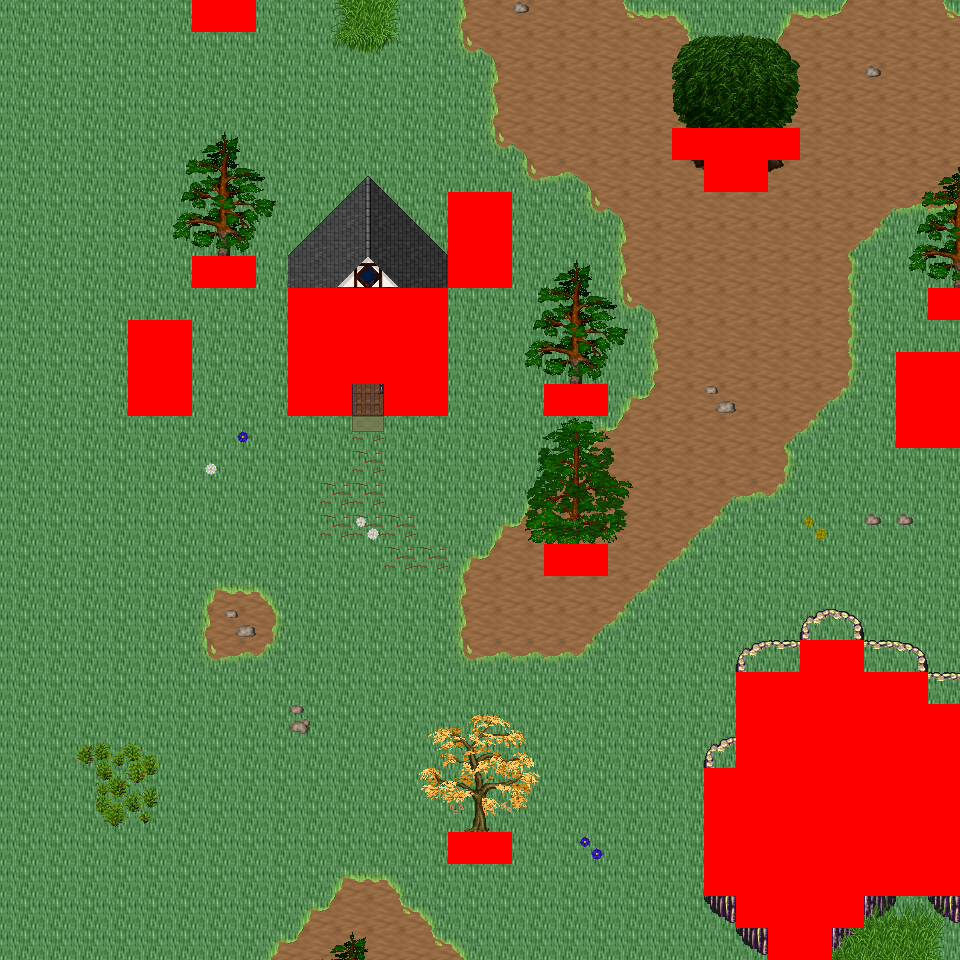

The image is a tile-based game level rendered from a .tmx file. Its description and source (layers, tilesets, objects; grid data summarised) follow:
An orthogonal 30x30 tile map with 32x32 px tiles, 6 tile layers (Ground, Object, Object2, Above, ...), 33 tilesets and 8 objects (8x mapExit).

<map version="1.0" orientation="orthogonal" renderorder="right-down" width="30" height="30" tilewidth="32" tileheight="32" nextobjectid="9">
  <tileset firstgid="1" name="tileset_logic_collision" tilewidth="32" tileheight="32" tilecount="1" columns="1">
    <image source="../drawable/tileset_logic_collision.png" width="32" height="32" />
  </tileset>
  <tileset firstgid="2" name="tileset_ground_ground" tilewidth="32" tileheight="32" tilecount="33" columns="3">
    <image source="../drawable/tileset_ground_ground.png" width="96" height="352" />
  </tileset>
  <tileset firstgid="35" name="tileset_building_house_3" tilewidth="32" tileheight="32" tilecount="48" columns="6">
    <image source="../drawable/tileset_building_house_3.png" width="192" height="256" />
  </tileset>
  <tileset firstgid="83" name="tileset_building_house_chalet" tilewidth="32" tileheight="32" tilecount="56" columns="7">
    <image source="../drawable/tileset_building_house_chalet.png" width="224" height="256" />
  </tileset>
  <tileset firstgid="139" name="tileset_terrain_grassland" tilewidth="32" tileheight="32" tilecount="88" columns="8">
    <image source="../drawable/tileset_terrain_grassland.png" width="256" height="352" />
  </tileset>
  <tileset firstgid="227" name="tileset_ground_grass_edges" tilewidth="32" tileheight="32" tilecount="36" columns="12">
    <image source="../drawable/tileset_ground_grass_edges.png" width="384" height="96" />
  </tileset>
  <tileset firstgid="263" name="tileset_ground_grass_corners" tilewidth="32" tileheight="32" tilecount="24" columns="6">
    <image source="../drawable/tileset_ground_grass_corners.png" width="192" height="128" />
  </tileset>
  <tileset firstgid="287" name="tileset_ground_grass_2" tilewidth="32" tileheight="32" tilecount="21" columns="3">
    <image source="../drawable/tileset_ground_grass_2.png" width="96" height="224" />
  </tileset>
  <tileset firstgid="308" name="tileset_plant_tree_fall_trees" tilewidth="32" tileheight="32" tilecount="40" columns="8">
    <image source="../drawable/tileset_plant_tree_fall_trees.png" width="256" height="160" />
  </tileset>
  <tileset firstgid="348" name="tileset_plant_tree_pine_tree" tilewidth="32" tileheight="32" tilecount="20" columns="4">
    <image source="../drawable/tileset_plant_tree_pine_tree.png" width="128" height="160" />
  </tileset>
  <tileset firstgid="368" name="tileset_plant_tree_pine_tree_1" tilewidth="32" tileheight="32" tilecount="20" columns="4">
    <image source="../drawable/tileset_plant_tree_pine_tree_1.png" width="128" height="160" />
  </tileset>
  <tileset firstgid="388" name="tileset_plant_tree_tree_darkgreen" tilewidth="32" tileheight="32" tilecount="88" columns="8">
    <image source="../drawable/tileset_plant_tree_tree_darkgreen.png" width="256" height="352" />
  </tileset>
  <tileset firstgid="476" name="tileset_plant_tree_evergreen" tilewidth="32" tileheight="32" tilecount="36" columns="3">
    <image source="../drawable/tileset_plant_tree_evergreen.png" width="96" height="384" />
  </tileset>
  <tileset firstgid="512" name="tileset_plant_tree_dead_tree_3" tilewidth="32" tileheight="32" tilecount="16" columns="4">
    <image source="../drawable/tileset_plant_tree_dead_tree_3.png" width="128" height="128" />
  </tileset>
  <tileset firstgid="528" name="tileset_plant_stump_hollow_logs" tilewidth="32" tileheight="32" tilecount="6" columns="3">
    <image source="../drawable/tileset_plant_stump_hollow_logs.png" width="96" height="64" />
  </tileset>
  <tileset firstgid="534" name="tileset_plant_stump_stump_purple" tilewidth="32" tileheight="32" tilecount="4" columns="2">
    <image source="../drawable/tileset_plant_stump_stump_purple.png" width="64" height="64" />
  </tileset>
  <tileset firstgid="538" name="tileset_plant_leaves" tilewidth="32" tileheight="32" tilecount="8" columns="4">
    <image source="../drawable/tileset_plant_leaves.png" width="128" height="64" />
  </tileset>
  <tileset firstgid="546" name="tileset_building_door_brown_door" tilewidth="32" tileheight="32" tilecount="3" columns="1">
    <image source="../drawable/tileset_building_door_brown_door.png" width="32" height="96" />
  </tileset>
  <tileset firstgid="549" name="tileset_item_pot_barrel_with_flower" tilewidth="32" tileheight="32" tilecount="2" columns="2">
    <image source="../drawable/tileset_item_pot_barrel_with_flower.png" width="64" height="32" />
  </tileset>
  <tileset firstgid="551" name="tileset_ground_rock_pebbles" tilewidth="32" tileheight="32" tilecount="3" columns="1">
    <image source="../drawable/tileset_ground_rock_pebbles.png" width="32" height="96" />
  </tileset>
  <tileset firstgid="554" name="tileset_plant_mushroom3" tilewidth="32" tileheight="32" tilecount="2" columns="2">
    <image source="../drawable/tileset_plant_mushroom3.png" width="64" height="32" />
  </tileset>
  <tileset firstgid="556" name="tileset_plant_bush_large_green" tilewidth="32" tileheight="32" tilecount="9" columns="3">
    <image source="../drawable/tileset_plant_bush_large_green.png" width="96" height="96" />
  </tileset>
  <tileset firstgid="565" name="tileset_plant_flower_daisy_blue" tilewidth="32" tileheight="32" tilecount="8" columns="2">
    <image source="../drawable/tileset_plant_flower_daisy_blue.png" width="64" height="128" />
  </tileset>
  <tileset firstgid="573" name="tileset_plant_flower_daisy_red" tilewidth="32" tileheight="32" tilecount="8" columns="2">
    <image source="../drawable/tileset_plant_flower_daisy_red.png" width="64" height="128" />
  </tileset>
  <tileset firstgid="581" name="tileset_plant_flower_daisy_white" tilewidth="32" tileheight="32" tilecount="8" columns="2">
    <image source="../drawable/tileset_plant_flower_daisy_white.png" width="64" height="128" />
  </tileset>
  <tileset firstgid="589" name="tileset_plant_flower_daisy_yellow" tilewidth="32" tileheight="32" tilecount="8" columns="2">
    <image source="../drawable/tileset_plant_flower_daisy_yellow.png" width="64" height="128" />
  </tileset>
  <tileset firstgid="597" name="tileset_plant_flower_stone_edge_beds" tilewidth="32" tileheight="32" tilecount="24" columns="8">
    <image source="../drawable/tileset_plant_flower_stone_edge_beds.png" width="256" height="96" />
  </tileset>
  <tileset firstgid="621" name="tileset_logic_creature_human_evil" tilewidth="32" tileheight="32" tilecount="16" columns="8">
    <image source="../drawable/tileset_logic_creature_human_evil.png" width="256" height="64" />
  </tileset>
  <tileset firstgid="637" name="tileset_logic_creature_animal" tilewidth="32" tileheight="32" tilecount="32" columns="8">
    <image source="../drawable/tileset_logic_creature_animal.png" width="256" height="128" />
  </tileset>
  <tileset firstgid="669" name="tileset_ground_tall_grass" tilewidth="32" tileheight="32" tilecount="15" columns="5">
    <image source="../drawable/tileset_ground_tall_grass.png" width="160" height="96" />
  </tileset>
  <tileset firstgid="684" name="tileset_logic_creature_reptile" tilewidth="32" tileheight="32" tilecount="7" columns="7">
    <image source="../drawable/tileset_logic_creature_reptile.png" width="224" height="32" />
  </tileset>
  <tileset firstgid="691" name="tileset_logic_creature_fowl" tilewidth="32" tileheight="32" tilecount="6" columns="6">
    <image source="../drawable/tileset_logic_creature_fowl.png" width="192" height="32" />
  </tileset>
  <tileset firstgid="697" name="tileset_object_stone_well" tilewidth="32" tileheight="32" tilecount="6" columns="2">
    <image source="../drawable/tileset_object_stone_well.png" width="64" height="96" />
  </tileset>
  <layer name="Ground" width="30" height="30">
    <data>[900 cells, 900 non-empty, 2 distinct tile ids]</data>
  </layer>
  <layer name="Object" width="30" height="30">
    <data>[900 cells, 167 non-empty, 48 distinct tile ids]</data>
  </layer>
  <layer name="Object2" width="30" height="30">
    <data>[900 cells, 70 non-empty, 62 distinct tile ids]</data>
  </layer>
  <layer name="Above" width="30" height="30">
    <data>[900 cells, 117 non-empty, 71 distinct tile ids]</data>
  </layer>
  <layer name="Above2" width="30" height="30">
    <data>[900 cells, 18 non-empty, 18 distinct tile ids]</data>
  </layer>
  <layer name="Walkable" width="30" height="30">
    <data>[900 cells, 114 non-empty, 1 distinct tile ids]</data>
  </layer>
  <objectgroup name="MapEvents">
    <object id="1" name="north" type="mapExit" x="0" y="0" width="192" height="32">
      <properties>
        <property name="map" value="level_0_x17_y8" />
        <property name="x" value="0" />
        <property name="y" value="28" />
      </properties>
    </object>
    <object id="2" name="north2" type="mapExit" x="256" y="0" width="704" height="32">
      <properties>
        <property name="map" value="level_0_x17_y8" />
        <property name="x" value="8" />
        <property name="y" value="28" />
      </properties>
    </object>
    <object id="3" name="south" type="mapExit" x="0" y="928" width="768" height="32">
      <properties>
        <property name="map" value="level_0_x17_y10" />
        <property name="x" value="0" />
        <property name="y" value="1" />
      </properties>
    </object>
    <object id="4" name="south2" type="mapExit" x="832" y="928" width="128" height="32">
      <properties>
        <property name="map" value="level_0_x17_y10" />
        <property name="x" value="26" />
        <property name="y" value="1" />
      </properties>
    </object>
    <object id="5" name="east" type="mapExit" x="928" y="0" width="32" height="288">
      <properties>
        <property name="map" value="level_0_x18_y9" />
        <property name="x" value="1" />
        <property name="y" value="0" />
      </properties>
    </object>
    <object id="6" name="east2" type="mapExit" x="928" y="320" width="32" height="32">
      <properties>
        <property name="map" value="level_0_x18_y9" />
        <property name="x" value="1" />
        <property name="y" value="10" />
      </properties>
    </object>
    <object id="7" name="east3" type="mapExit" x="928" y="448" width="32" height="256">
      <properties>
        <property name="map" value="level_0_x18_y9" />
        <property name="x" value="1" />
        <property name="y" value="14" />
      </properties>
    </object>
    <object id="8" name="east4" type="mapExit" x="928" y="896" width="32" height="64">
      <properties>
        <property name="map" value="level_0_x18_y9" />
        <property name="x" value="1" />
        <property name="y" value="28" />
      </properties>
    </object>
  </objectgroup>
</map>
